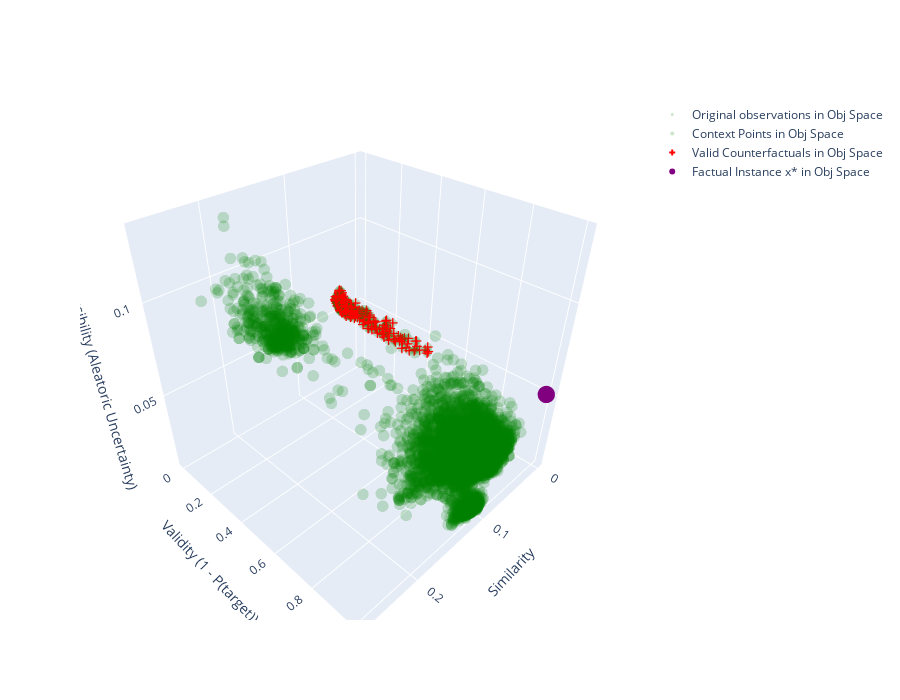

The notebook cell this image was saved under:
### Code cell
from utils import plot_cf_3d
plot_cf_3d(results, x_factual.view(-1).cpu().numpy(), context=DG.sample(5000, seed=5678)[0].reshape(5000, -1).cpu().numpy())

### Figure 1 — Plotly figure (JSON) as saved in the notebook; plotly's stock layout.template omitted (floating-point values rounded to 4 significant figures; data arrays with more than 128 entries replaced by an {"elided": "..."} marker saying what was removed)
{"data": [{"marker": {"color": "green", "opacity": 0.2, "size": 3}, "mode": "markers", "name": "Original observations in Obj Space", "type": "scatter3d", "x": {"elided": "550 float values"}, "y": {"elided": "550 float values"}, "z": {"elided": "550 float values"}}, {"marker": {"color": "green", "opacity": 0.2, "size": 4}, "mode": "markers", "name": "Context Points in Obj Space", "type": "scatter3d", "x": {"elided": "5000 float values"}, "y": {"elided": "5000 float values"}, "z": {"elided": "5000 float values"}}, {"marker": {"color": "red", "size": 5, "symbol": "cross"}, "mode": "markers", "name": "Valid Counterfactuals in Obj Space", "type": "scatter3d", "x": {"elided": "550 float values"}, "y": {"elided": "550 float values"}, "z": {"elided": "550 float values"}}, {"marker": {"color": "purple", "size": 6}, "mode": "markers", "name": "Factual Instance x* in Obj Space", "type": "scatter3d", "x": [0], "y": [1.0], "z": [0.05094]}], "layout": {"height": 700, "scene": {"xaxis": {"title": {"text": "Similarity"}}, "yaxis": {"title": {"text": "Validity (1 - P(target))"}}, "zaxis": {"title": {"text": "Plausibility (Aleatoric Uncertainty)"}}}, "width": 900}}
